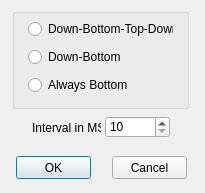
<?xml version="1.0" encoding="UTF-8"?>
<ui version="4.0">
 <class>DialogScroll</class>
 <widget class="QDialog" name="DialogScroll">
  <property name="geometry">
   <rect>
    <x>0</x>
    <y>0</y>
    <width>205</width>
    <height>193</height>
   </rect>
  </property>
  <property name="windowTitle">
   <string>Scroll</string>
  </property>
  <widget class="QGroupBox" name="groupBox">
   <property name="geometry">
    <rect>
     <x>12</x>
     <y>8</y>
     <width>177</width>
     <height>101</height>
    </rect>
   </property>
   <widget class="QRadioButton" name="rdwDnBtmTopDn">
    <property name="geometry">
     <rect>
      <x>16</x>
      <y>12</y>
      <width>145</width>
      <height>18</height>
     </rect>
    </property>
    <property name="text">
     <string>Down-Bottom-Top-Down</string>
    </property>
   </widget>
   <widget class="QRadioButton" name="rdwDnBtm">
    <property name="geometry">
     <rect>
      <x>16</x>
      <y>40</y>
      <width>141</width>
      <height>18</height>
     </rect>
    </property>
    <property name="text">
     <string>Down-Bottom</string>
    </property>
   </widget>
   <widget class="QRadioButton" name="rdwBtm">
    <property name="geometry">
     <rect>
      <x>16</x>
      <y>68</y>
      <width>141</width>
      <height>18</height>
     </rect>
    </property>
    <property name="text">
     <string>Always Bottom</string>
    </property>
   </widget>
  </widget>
  <widget class="QLabel" name="label">
   <property name="geometry">
    <rect>
     <x>32</x>
     <y>120</y>
     <width>69</width>
     <height>16</height>
    </rect>
   </property>
   <property name="text">
    <string>Interval in MS</string>
   </property>
  </widget>
  <widget class="QSpinBox" name="spinInterval">
   <property name="geometry">
    <rect>
     <x>105</x>
     <y>116</y>
     <width>65</width>
     <height>22</height>
    </rect>
   </property>
   <property name="minimum">
    <number>10</number>
   </property>
   <property name="maximum">
    <number>50000</number>
   </property>
   <property name="singleStep">
    <number>10</number>
   </property>
  </widget>
  <widget class="QPushButton" name="btnOK">
   <property name="geometry">
    <rect>
     <x>16</x>
     <y>156</y>
     <width>75</width>
     <height>23</height>
    </rect>
   </property>
   <property name="text">
    <string>OK</string>
   </property>
   <property name="autoDefault">
    <bool>false</bool>
   </property>
   <property name="default">
    <bool>true</bool>
   </property>
  </widget>
  <widget class="QPushButton" name="btnCancel">
   <property name="geometry">
    <rect>
     <x>112</x>
     <y>156</y>
     <width>75</width>
     <height>23</height>
    </rect>
   </property>
   <property name="text">
    <string>Cancel</string>
   </property>
   <property name="autoDefault">
    <bool>false</bool>
   </property>
   <property name="default">
    <bool>false</bool>
   </property>
  </widget>
 </widget>
 <resources/>
 <connections/>
</ui>
